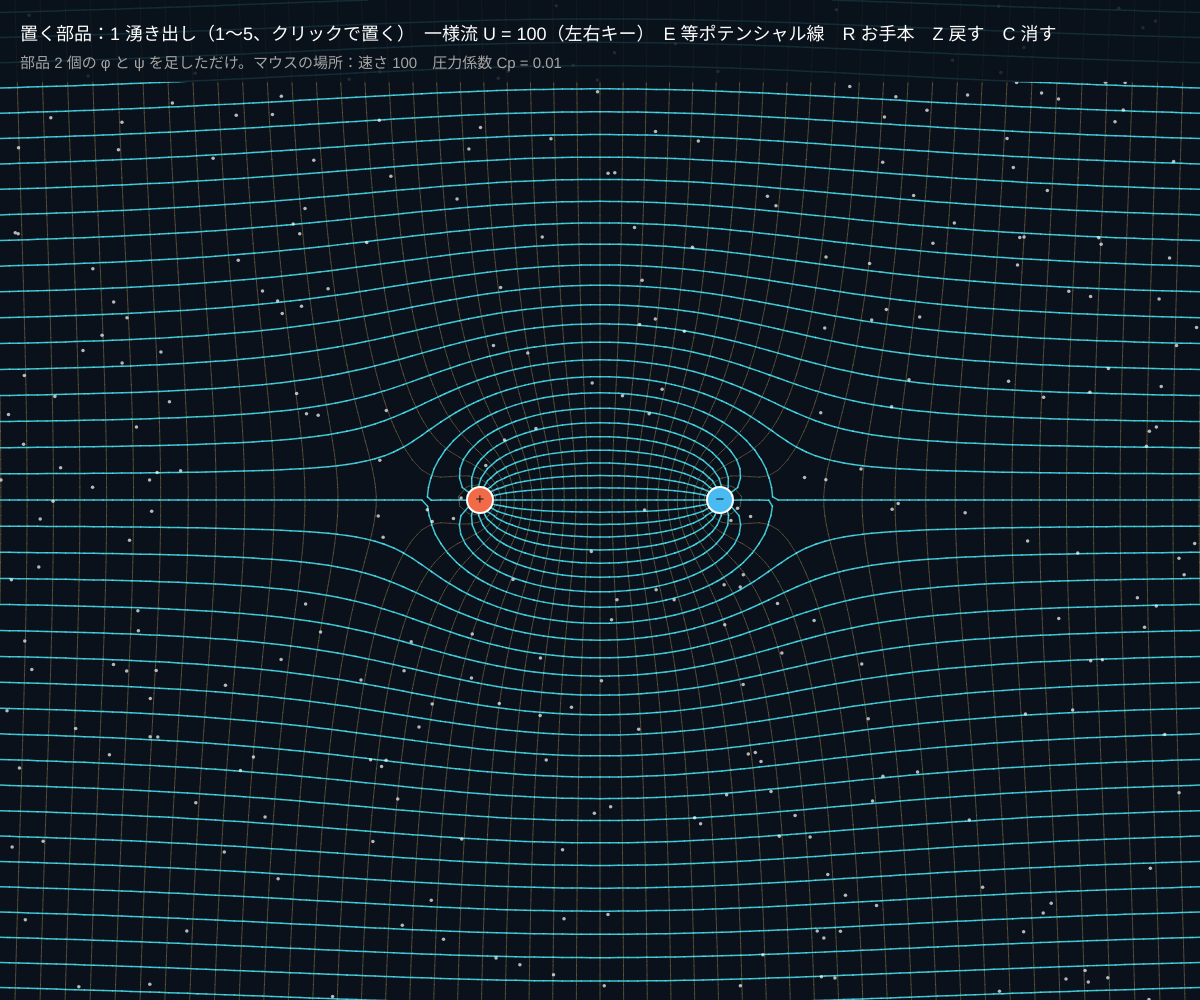
Frame 1 (no input)
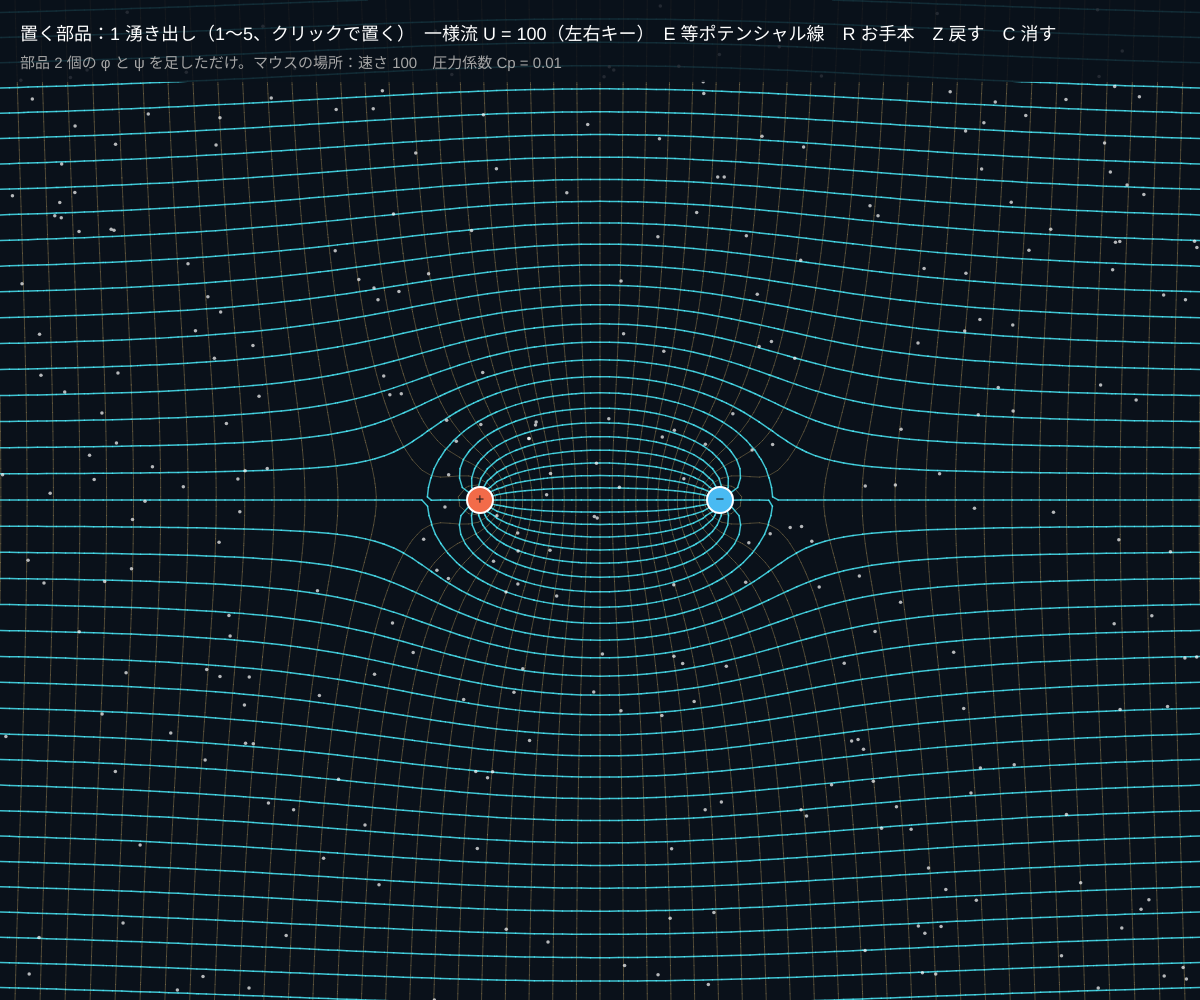
Frame 60 (no input)
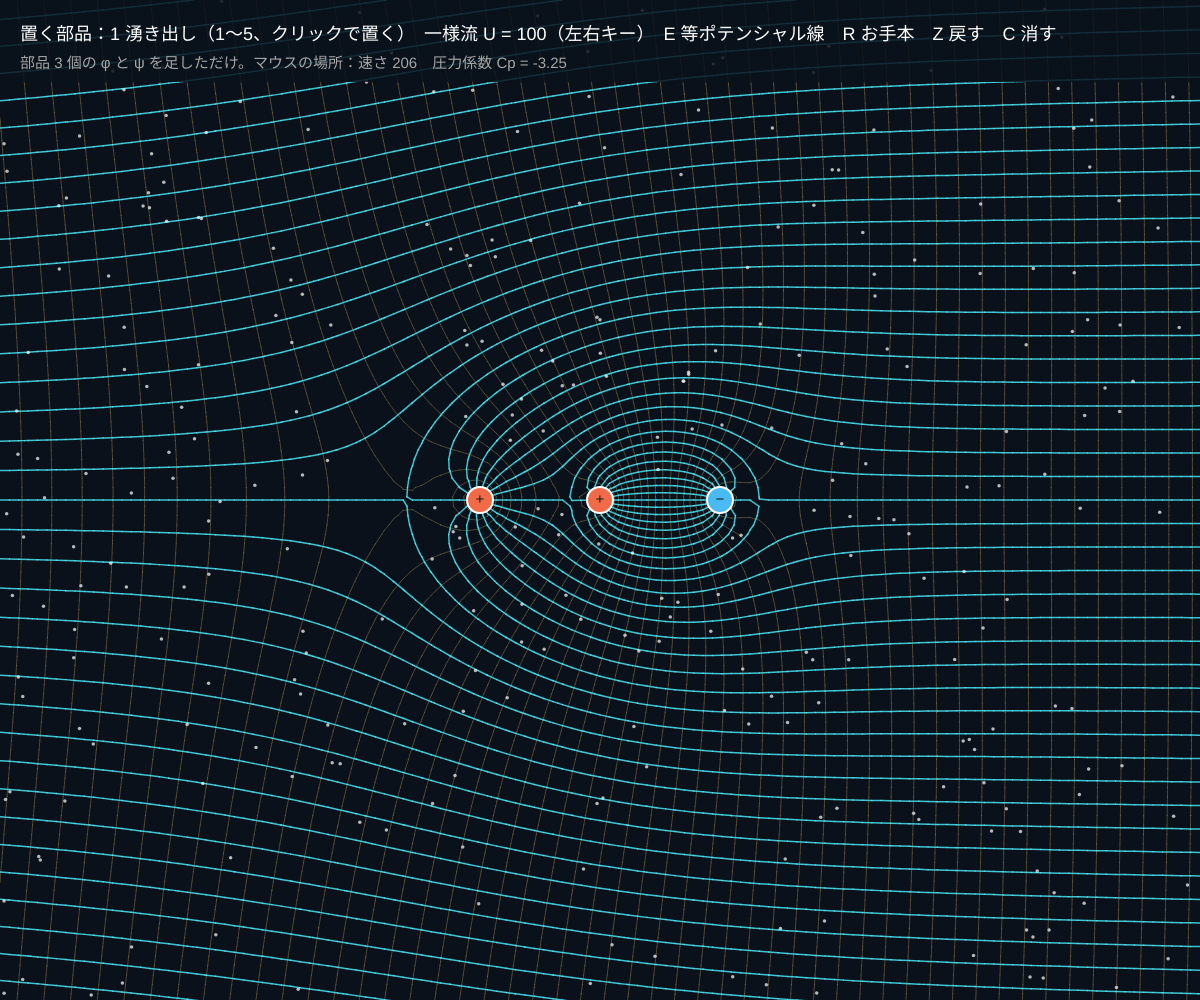
Frame 120 (the mouse pressed at the canvas centre since frame 60)

The p5.js sketch that drew these frames (run headless with seeded random() and noise() and a simulated clock; from frame 60 on, the mouse is pressed at the canvas centre):

// p5.js sketch
// ── sketch.js
// ============================================
// 03 ポテンシャル流の重ね合わせ
// 粘性がなく渦なしの流れは、速度ポテンシャル φ（速度 = ∇φ）で書ける。式は ∇²φ = 0（ラプラス方程式）
// 線形なので「足し算」ができる：一様流・湧き出し・吸い込み・渦・二重極を足すだけで、いろいろな流れになる
//   水色 = 流線（流れ関数 ψ の等高線）　　砂色 = 等ポテンシャル線（φ の等高線）。2 つはいつも直交する
// 1〜5 = 置く部品 / クリック = 置く・ドラッグ = 動かす / 左右キー = 一様流 U / E = 等ポテンシャル線
// R = お手本を順に / Z = 1 つ戻す / C = 全部消す
// ============================================

let U = 100; // ★ 一様流の速さ [px/秒]（左右キー、0 で止める）
let m = 40000; // ★ 湧き出し・吸い込み・渦の強さ
let kappa = 500000; // ★ 二重極の強さ（一様流の中では半径 √(κ/U) の円柱になる）
let levels = 16; // ★ 部品 1 個から出る流線の本数
let kind = 1; // 1 湧き出し, 2 吸い込み, 3 渦（時計回り）, 4 渦（反時計回り）, 5 二重極
let showPhi = true;
let elems = [], presetNo = 0, grab = -1, dirty = true;
let layer, dots = [];
let GX = 129, GY, cell;
let kindNames = ['', '湧き出し', '吸い込み', '渦 ↻', '渦 ↺', '二重極'];

function setup() {
  createCanvas(windowWidth, windowHeight);
  colorMode(HSB, 360, 100, 100, 100);
  layer = createGraphics(width, height);
  layer.colorMode(HSB, 360, 100, 100, 100);
  cell = width / (GX - 1);
  GY = Math.ceil(height / cell) + 1;
  for (let i = 0; i < 300; i++) dots.push({ x: Math.random() * width, y: Math.random() * height });
  preset();
}

// お手本：R を押すたびに次へ
function preset() {
  let cx = width / 2, c2 = height / 2;
  let list = [
    [{ x: cx - 120, y: c2, k: 1 }, { x: cx + 120, y: c2, k: 2 }], // ランキンの卵形（湧き出し + 吸い込み + 一様流）
    [{ x: cx, y: c2, k: 1 }], // 半無限物体
    [{ x: cx, y: c2, k: 5 }], // 円柱（二重極 + 一様流）
    [{ x: cx, y: c2, k: 5 }, { x: cx, y: c2, k: 3 }], // 回る円柱（+ 渦）→ 04 へ
  ];
  elems = list[presetNo % list.length];
  presetNo++; dirty = true;
}

// ★ 重ね合わせ：全部品の φ・ψ・速度を足すだけ
function fieldAt(x, y) {
  let phi = U * x, psi = U * y, vx = U, vy = 0;
  for (let e of elems) {
    let dx = x - e.x, dy = y - e.y, r2 = dx * dx + dy * dy + 1, th = Math.atan2(dy, dx), lr = 0.5 * Math.log(r2);
    let s = m / (2 * Math.PI);
    if (e.k === 1 || e.k === 2) { // 湧き出し（吸い込みは符号が逆）：速さ m/(2πr) で放射状
      let q = e.k === 1 ? s : -s;
      phi += q * lr; psi += q * th; vx += q * dx / r2; vy += q * dy / r2;
    } else if (e.k === 3 || e.k === 4) { // 渦：速さ Γ/(2πr) で回る
      let q = e.k === 3 ? s : -s;
      phi += q * th; psi -= q * lr; vx -= q * dy / r2; vy += q * dx / r2;
    } else { // 二重極：湧き出しと吸い込みをくっつけた極限
      phi += kappa * dx / r2; psi -= kappa * dy / r2;
      vx += kappa * (dy * dy - dx * dx) / (r2 * r2); vy -= kappa * 2 * dx * dy / (r2 * r2);
    }
  }
  return [phi, psi, vx, vy];
}

// 流線と等ポテンシャル線を描き直す（部品が変わったときだけ）
function rebuild() {
  let d = m / levels; // 等高線の間かく。部品の強さ m がちょうど levels 本ぶんになる
  let fpsi = new Float32Array(GX * GY), fphi = new Float32Array(GX * GY);
  for (let j = 0; j < GY; j++) for (let i = 0; i < GX; i++) {
    let f = fieldAt(i * cell, j * cell);
    fphi[i + j * GX] = f[0] / d; fpsi[i + j * GX] = f[1] / d;
  }
  let X = (i, j) => i * cell, Y = (i, j) => j * cell;
  layer.clear();
  if (showPhi) { layer.stroke(42, 50, 90, 30); layer.strokeWeight(1); contourLines(layer, fphi, GX, GY, X, Y, levels); }
  layer.stroke(185, 70, 100, 80); layer.strokeWeight(1.5); contourLines(layer, fpsi, GX, GY, X, Y, levels);
  dirty = false;
}

function draw() {
  background(215, 60, 10);
  if (dirty) rebuild();
  image(layer, 0, 0, width, height);
  let dt = Math.min(deltaTime / 1000, 0.033);

  // 流れに乗る粒
  noStroke(); fill(0, 0, 100, 70);
  for (let q of dots) {
    let f = fieldAt(q.x, q.y), sp = Math.hypot(f[2], f[3]), lim = Math.min(1, 900 / (sp + 1));
    q.x += f[2] * lim * dt; q.y += f[3] * lim * dt;
    let eaten = elems.some((e) => (e.k === 2 || e.k === 5) && Math.hypot(q.x - e.x, q.y - e.y) < 12);
    if (eaten || q.x < 0 || q.x > width || q.y < 0 || q.y > height || Math.random() < 0.002) {
      let born = elems.filter((e) => e.k === 1);
      if (born.length && Math.random() < 0.3) { let e = born[Math.floor(Math.random() * born.length)], a = Math.random() * 6.283; q.x = e.x + 14 * Math.cos(a); q.y = e.y + 14 * Math.sin(a); }
      else if (U > 0 && Math.random() < 0.6) { q.x = 1; q.y = Math.random() * height; }
      else { q.x = Math.random() * width; q.y = Math.random() * height; }
    }
    circle(q.x, q.y, 3.5);
  }

  // 部品の印
  textAlign(CENTER, CENTER); textSize(15);
  for (let e of elems) {
    stroke(0, 0, 100); strokeWeight(2); fill([0, 12, 200, 290, 130, 42][e.k], 70, 95);
    circle(e.x, e.y, 26);
    noStroke(); fill(0, 0, 10);
    text(['', '+', '−', '↻', '↺', '◐'][e.k], e.x, e.y);
  }
  textAlign(LEFT, BASELINE);

  // マウスの場所の速さと圧力（ベルヌーイ：Cp = 1 − (v/U)²）
  let f = fieldAt(mouseX, mouseY), sp = Math.hypot(f[2], f[3]);
  noStroke(); fill(215, 60, 10, 85); rect(0, 0, width, 82);
  fill(0, 0, 100); textSize(18);
  text('置く部品：' + kind + ' ' + kindNames[kind] + '（1〜5、クリックで置く）　一様流 U = ' + U + '（左右キー）　E 等ポテンシャル線　R お手本　Z 戻す　C 消す', 20, 40);
  fill(0, 0, 65); textSize(15);
  text('部品 ' + elems.length + ' 個の φ と ψ を足しただけ。マウスの場所：速さ ' + nf(sp, 1, 0) + (U > 0 ? '　圧力係数 Cp = ' + nf(Math.max(1 - sp * sp / (U * U), -99), 1, 2) : ''), 20, 68);
}

function mousePressed() {
  grab = elems.findIndex((e) => Math.hypot(mouseX - e.x, mouseY - e.y) < 18);
  if (grab < 0 && mouseY > 80 && elems.length < 14) { elems.push({ x: mouseX, y: mouseY, k: kind }); dirty = true; }
}
function mouseDragged() {
  if (grab >= 0) { elems[grab].x = mouseX; elems[grab].y = mouseY; dirty = true; }
}
function mouseReleased() { grab = -1; }

function keyPressed() {
  if (key >= '1' && key <= '5') kind = Number(key);
  if (key === RIGHT_ARROW) { U = Math.min(U + 20, 300); dirty = true; }
  if (key === LEFT_ARROW) { U = Math.max(U - 20, 0); dirty = true; }
  if (key === 'e' || key === 'E') { showPhi = !showPhi; dirty = true; }
  if (key === 'r' || key === 'R') preset();
  if (key === 'z' || key === 'Z') { elems.pop(); dirty = true; }
  if (key === 'c' || key === 'C') { elems = []; dirty = true; }
}

// ---------- やってみよう ----------
// 1. R でお手本を順に見る。湧き出し + 吸い込み + 一様流で「卵形の物体」のまわりの流れになる
// 2. 二重極だけを一様流に置く → 円柱。半径 √(κ/U) を U（左右キー）で変えて確かめる
// 3. 円柱の上に渦（3）を重ねる。流線が上下で非対称になる（→ 04 の揚力）
// 4. C で消して U = 0 にし、湧き出しと吸い込みを並べる。磁石や電荷の絵と同じ形になるのはなぜ？
// 5. 流線（水色）と等ポテンシャル線（砂色）がどこでも直角に交わっていることを確かめる


// ==================================================
// ここから下は「等高線を描く道具」です
// ==================================================
// 等高線を引く（マーチングスクエア法）：nx × ny の格子の値 f が「整数」になる所を線で結ぶ
// X(i, j), Y(i, j) = 格子点の画面座標。wrap > 0 なら、値が wrap だけ飛ぶ「切れ目」をまたいでつなぐ
function contourLines(g, f, nx, ny, X, Y, wrap) {
  for (let j = 0; j < ny - 1; j++) for (let i = 0; i < nx - 1; i++) {
    let c = [f[i + j * nx], f[i + 1 + j * nx], f[i + 1 + (j + 1) * nx], f[i + (j + 1) * nx]];
    if (wrap) for (let k = 1; k < 4; k++) c[k] -= wrap * Math.round((c[k] - c[0]) / wrap);
    let lo = Math.min(c[0], c[1], c[2], c[3]), hi = Math.max(c[0], c[1], c[2], c[3]);
    if (!(hi - lo < 5)) continue; // 特異点のすぐそば（値が急変）は描かない
    let px = [X(i, j), X(i + 1, j), X(i + 1, j + 1), X(i, j + 1)], py = [Y(i, j), Y(i + 1, j), Y(i + 1, j + 1), Y(i, j + 1)];
    for (let L = Math.ceil(lo); L <= hi; L++) {
      let q = [];
      for (let k = 0; k < 4; k++) {
        let a = c[k], b = c[(k + 1) % 4];
        if ((a < L) !== (b < L)) { let s = (L - a) / (b - a); q.push(px[k] + s * (px[(k + 1) % 4] - px[k]), py[k] + s * (py[(k + 1) % 4] - py[k])); }
      }
      if (q.length >= 4) g.line(q[0], q[1], q[2], q[3]);
      if (q.length === 8) g.line(q[4], q[5], q[6], q[7]);
    }
  }
}
